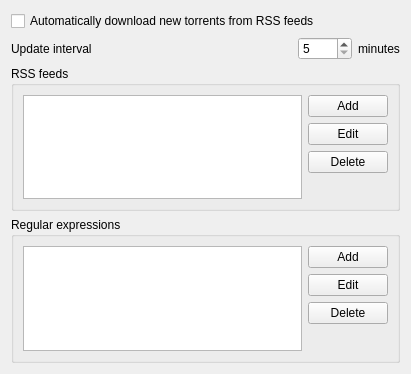
<ui version="4.0" >
 <class>SettingsRssForm</class>
 <widget class="QWidget" name="SettingsRssForm" >
  <property name="geometry" >
   <rect>
    <x>0</x>
    <y>0</y>
    <width>411</width>
    <height>374</height>
   </rect>
  </property>
  <layout class="QGridLayout" >
   <item row="0" column="0" colspan="4" >
    <widget class="QCheckBox" name="checkEnable" >
     <property name="text" >
      <string>Automatically download new torrents from RSS feeds</string>
     </property>
    </widget>
   </item>
   <item row="1" column="0" >
    <widget class="QLabel" name="label" >
     <property name="text" >
      <string>Update interval</string>
     </property>
    </widget>
   </item>
   <item row="1" column="1" >
    <spacer>
     <property name="orientation" >
      <enum>Qt::Horizontal</enum>
     </property>
     <property name="sizeHint" >
      <size>
       <width>40</width>
       <height>20</height>
      </size>
     </property>
    </spacer>
   </item>
   <item row="1" column="2" >
    <widget class="QSpinBox" name="spinUpdateInterval" >
     <property name="minimum" >
      <number>5</number>
     </property>
     <property name="maximum" >
      <number>1000</number>
     </property>
     <property name="singleStep" >
      <number>5</number>
     </property>
    </widget>
   </item>
   <item row="1" column="3" >
    <widget class="QLabel" name="label_2" >
     <property name="text" >
      <string>minutes</string>
     </property>
    </widget>
   </item>
   <item row="2" column="0" colspan="4" >
    <widget class="QGroupBox" name="groupBox" >
     <property name="title" >
      <string>RSS feeds</string>
     </property>
     <layout class="QGridLayout" >
      <item rowspan="4" row="0" column="0" >
       <widget class="QListWidget" name="listFeeds" />
      </item>
      <item row="0" column="1" >
       <widget class="QPushButton" name="pushFeedAdd" >
        <property name="text" >
         <string>Add</string>
        </property>
       </widget>
      </item>
      <item row="1" column="1" >
       <widget class="QPushButton" name="pushFeedEdit" >
        <property name="text" >
         <string>Edit</string>
        </property>
       </widget>
      </item>
      <item row="2" column="1" >
       <widget class="QPushButton" name="pushFeedDelete" >
        <property name="text" >
         <string>Delete</string>
        </property>
       </widget>
      </item>
      <item row="3" column="1" >
       <spacer>
        <property name="orientation" >
         <enum>Qt::Vertical</enum>
        </property>
        <property name="sizeHint" >
         <size>
          <width>20</width>
          <height>40</height>
         </size>
        </property>
       </spacer>
      </item>
     </layout>
    </widget>
   </item>
   <item row="3" column="0" colspan="4" >
    <widget class="QGroupBox" name="groupBox_2" >
     <property name="title" >
      <string>Regular expressions</string>
     </property>
     <layout class="QGridLayout" >
      <item rowspan="4" row="0" column="0" >
       <widget class="QListWidget" name="listRegexps" />
      </item>
      <item row="0" column="1" >
       <widget class="QPushButton" name="pushRegexpAdd" >
        <property name="text" >
         <string>Add</string>
        </property>
       </widget>
      </item>
      <item row="1" column="1" >
       <widget class="QPushButton" name="pushRegexpEdit" >
        <property name="text" >
         <string>Edit</string>
        </property>
       </widget>
      </item>
      <item row="2" column="1" >
       <widget class="QPushButton" name="pushRegexpDelete" >
        <property name="text" >
         <string>Delete</string>
        </property>
       </widget>
      </item>
      <item row="3" column="1" >
       <spacer>
        <property name="orientation" >
         <enum>Qt::Vertical</enum>
        </property>
        <property name="sizeHint" >
         <size>
          <width>20</width>
          <height>40</height>
         </size>
        </property>
       </spacer>
      </item>
     </layout>
    </widget>
   </item>
   <item row="4" column="1" >
    <spacer>
     <property name="orientation" >
      <enum>Qt::Vertical</enum>
     </property>
     <property name="sizeHint" >
      <size>
       <width>20</width>
       <height>40</height>
      </size>
     </property>
    </spacer>
   </item>
  </layout>
 </widget>
 <tabstops>
  <tabstop>listFeeds</tabstop>
  <tabstop>pushFeedAdd</tabstop>
  <tabstop>pushFeedEdit</tabstop>
  <tabstop>pushFeedDelete</tabstop>
  <tabstop>listRegexps</tabstop>
  <tabstop>pushRegexpAdd</tabstop>
  <tabstop>pushRegexpEdit</tabstop>
  <tabstop>pushRegexpDelete</tabstop>
 </tabstops>
 <resources>
  <include location="../gfx/resources.qrc" />
 </resources>
 <connections>
  <connection>
   <sender>listFeeds</sender>
   <signal>doubleClicked(QModelIndex)</signal>
   <receiver>pushFeedEdit</receiver>
   <slot>click()</slot>
   <hints>
    <hint type="sourcelabel" >
     <x>190</x>
     <y>79</y>
    </hint>
    <hint type="destinationlabel" >
     <x>329</x>
     <y>103</y>
    </hint>
   </hints>
  </connection>
  <connection>
   <sender>listRegexps</sender>
   <signal>doubleClicked(QModelIndex)</signal>
   <receiver>pushRegexpEdit</receiver>
   <slot>click()</slot>
   <hints>
    <hint type="sourcelabel" >
     <x>164</x>
     <y>242</y>
    </hint>
    <hint type="destinationlabel" >
     <x>340</x>
     <y>242</y>
    </hint>
   </hints>
  </connection>
 </connections>
</ui>
